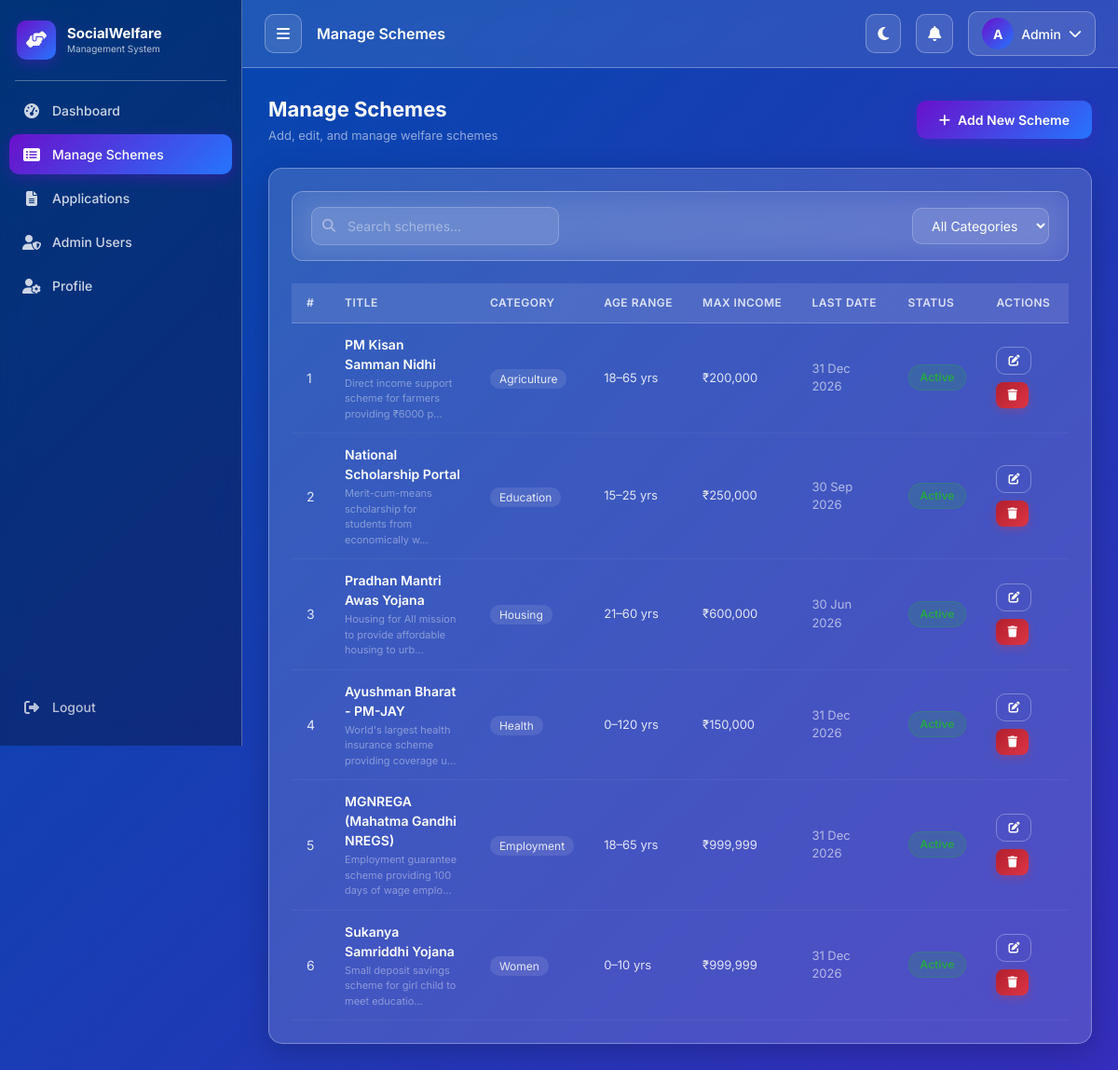
The app's page /manage_schemes.php (signed in) with its own data.
### tables this page shows
CREATE TABLE IF NOT EXISTS schemes (
    id INT AUTO_INCREMENT PRIMARY KEY,
    title VARCHAR(200) NOT NULL,
    description TEXT NOT NULL,
    eligibility TEXT NOT NULL,
    benefits TEXT NOT NULL,
    category ENUM('Agriculture','Education','Health','Housing','Employment','Women','Elderly','Disability','Other') DEFAULT 'Other',
    min_age INT DEFAULT 0,
    max_age INT DEFAULT 120,
    max_income DECIMAL(12,2) DEFAULT 999999,
    eligible_categories SET('General','OBC','SC','ST','EWS','All') DEFAULT 'All',
    required_documents TEXT,
    last_date DATE,
    status ENUM('active','inactive') DEFAULT 'active',
    created_by INT,
    created_at TIMESTAMP DEFAULT CURRENT_TIMESTAMP,
    updated_at TIMESTAMP DEFAULT CURRENT_TIMESTAMP ON UPDATE CURRENT_TIMESTAMP,
    FOREIGN KEY (created_by) REFERENCES users(id) ON DELETE SET NULL
);

### includes/db.php (called while the page is built, shortened)
<?php
$conn = null;
$using_sqlite = false;
try {
    $conn = new mysqli(DB_HOST, DB_USER, DB_PASS, DB_NAME);
    $conn->set_charset('utf8mb4');
} catch (Exception $e) {
    die('
        <div style="font-family: system-ui, sans-serif; max-width: 600px; margin: 40px auto; padding: 20px; border: 1px solid #ffcaca; border-radius: 8px; background: #fff5f5; color: #333;">
            <h2 style="color: #d32f2f; margin-top: 0;">Database Connection Failed</h2>
            <p>It looks like your MySQL database is not running, or the <code>social_welfare</code> database hasn\'t been set up yet.</p>
            <h3>How to fix this:</h3>
            <ol style="line-height: 1.6;">
                <li>Start the <strong>MySQL</strong> service (using XAMPP, WAMP, or similar).</li>
                <li>Open your database manager (like phpMyAdmin at <a href="http://localhost/phpmyadmin" target="_blank">http://localhost/phpmyadmin</a>).</li>
                <li>Create a new database named <strong>social_welfare</strong>.</li>
                <li>Import the <strong>social_welfare.sql</strong> file (located in your project folder) into this database.</li>
            </ol>
            <p style="margin-top: 20px; font-size: 0.9em; color: #666;">
                <strong>Technical Error:</strong> ' . htmlspecialchars($e->getMessage()) . '
            </p>
        </div>
    ');
}
function sanitize($data) {
    return htmlspecialchars(strip_tags(trim((string)$data)));
}
function db_param_types(array $params) {
    $types = '';
    foreach ($params as $p) {
        if (is_int($p)) {
            $types .= 'i';
        } elseif (is_float($p)) {
            $types .= 'd';
        } elseif (is_null($p)) {
            $types .= 's';
        } else {
            $types .= 's';
        }
    }
    return $types;
}
function db_query($arg1, $arg2 = [], $arg3 = []) {
    global $conn, $using_sqlite;
    $db = $conn;
    $sql = $arg1;
    $params = $arg2;
    try {
        if (empty($params)) {
            return $db->query($sql);
        }
        $stmt = $db->prepare($sql);
        $types = db_param_types($params);
        $stmt->bind_param($types, ...$params);
        $result = $stmt->get_result();
        if ($result !== false) {
            return $result;
        }
        return true;
    } catch (Throwable $e) {
        error_log('db_query failed: ' . $e->getMessage() . ' | SQL: ' . $sql);
        return false;
    }
}

### manage_schemes.php (the view, shortened to what this page needs)
<?php
require_once 'includes/db.php';
$success = $error = '';
$action = sanitize($_GET['action'] ?? 'list');
$edit_scheme = null;
$schemes = db_query("SELECT s.*, u.name as creator FROM schemes s LEFT JOIN users u ON s.created_by=u.id ORDER BY s.created_at DESC");
$categories_list = ['Agriculture','Education','Health','Housing','Employment','Women','Elderly','Disability','Other'];
if (!isset($_GET['embed'])) {
    include 'includes/header.php';
}
?>
<div class="fade-in">
    <div class="section-header">
        <div class="section-title">
            Manage Schemes
            <small>Add, edit, and manage welfare schemes</small>
        </div>
        <?php if ($action === 'list'): ?>
        <a href="?action=add" class="btn btn-glass">
            <i class="fas fa-plus me-2"></i>Add New Scheme
        </a>
        <?php endif; ?>
    </div>
    <?php if ($action === 'add' || $action === 'edit'): ?>
    <div class="glass-card p-4">
        <h6 style="color:rgba(255,255,255,0.6);font-size:12px;text-transform:uppercase;letter-spacing:1px;margin-bottom:20px;">
            <?= $action === 'edit' ? 'Edit Scheme: ' . htmlspecialchars($edit_scheme['title']) : 'New Scheme' ?>
        </h6>
        <?php if ($error): ?>
        <div class="alert-glass error mb-4">
            <i class="fas fa-exclamation-circle"></i>
            <span><?= htmlspecialchars($error) ?></span>
        </div>
        <?php endif; ?>
        <form method="POST" class="form-glass">
            <?php if ($edit_scheme): ?>
            <input type="hidden" name="scheme_id" value="<?= $edit_scheme['id'] ?>">
            <?php endif; ?>
            <div class="row g-3">
                <div class="col-12">
                    <label class="form-label">Scheme Title *</label>
                    <input type="text" class="form-control" name="title"
                        value="<?= htmlspecialchars($edit_scheme['title'] ?? $_POST['title'] ?? '') ?>"
                        placeholder="Enter scheme title" required>
                </div>
                <div class="col-12">
                    <label class="form-label">Description *</label>
                    <textarea class="form-control" name="description" rows="3"
                        placeholder="Describe the scheme in detail"><?= htmlspecialchars($edit_scheme['description'] ?? $_POST['description'] ?? '') ?></textarea>
                </div>
                <div class="col-md-6">
                    <label class="form-label">Eligibility Criteria</label>
                    <textarea class="form-control" name="eligibility" rows="2"
                        placeholder="Who is eligible for this scheme"><?= htmlspecialchars($edit_scheme['eligibility'] ?? '') ?></textarea>
                </div>
                <div class="col-md-6">
                    <label class="form-label">Benefits</label>
                    <textarea class="form-control" name="benefits" rows="2"
                        placeholder="What benefits does this scheme provide"><?= htmlspecialchars($edit_scheme['benefits'] ?? '') ?></textarea>
                </div>
                <div class="col-md-4">
                    <label class="form-label">Category</label>
                    <select class="form-select" name="category">
                        <?php foreach ($categories_list as $cat): ?>
                        <option value="<?= $cat ?>" <?= ($edit_scheme['category'] ?? '') === $cat ? 'selected' : '' ?>><?= $cat ?></option>
                        <?php endforeach; ?>
                    </select>
                </div>
                <div class="col-md-4">
                    <label class="form-label">Status</label>
                    <select class="form-select" name="status">
                        <option value="active" <?= ($edit_scheme['status'] ?? 'active') === 'active' ? 'selected' : '' ?>>Active</option>
                        <option value="inactive" <?= ($edit_scheme['status'] ?? '') === 'inactive' ? 'selected' : '' ?>>Inactive</option>
                    </select>
                </div>
                <div class="col-md-4">
                    <label class="form-label">Last Date to Apply</label>
                    <input type="date" class="form-control" name="last_date"
                        value="<?= htmlspecialchars($edit_scheme['last_date'] ?? '') ?>">
                </div>
                <div class="col-md-3">
                    <label class="form-label">Min Age</label>
                    <input type="number" class="form-control" name="min_age"
                        value="<?= $edit_scheme['min_age'] ?? 0 ?>" min="0" max="120">
                </div>
                <div class="col-md-3">
                    <label class="form-label">Max Age</label>
                    <input type="number" class="form-control" name="max_age"
                        value="<?= $edit_scheme['max_age'] ?? 120 ?>" min="0" max="120">
                </div>
                <div class="col-md-6">
                    <label class="form-label">Max Annual Income (₹)</label>
                    <input type="number" class="form-control" name="max_income"
                        value="<?= $edit_scheme['max_income'] ?? 999999 ?>" min="0">
                </div>
                <div class="col-12">
                    <label class="form-label">Eligible Categories</label>
                    <div class="d-flex flex-wrap gap-3 mt-1">
                        <?php
                        $ec = isset($edit_scheme) ? explode(',', $edit_scheme['eligible_categories']) : ['All'];
                        foreach (['All','General','OBC','SC','ST','EWS'] as $cat):
                        ?>
                        <label class="d-flex align-items-center gap-2" style="color:rgba(255,255,255,0.8);cursor:pointer;font-size:14px;">
                            <input type="checkbox" name="eligible_categories[]" value="<?= $cat ?>"
                                <?= in_array($cat, $ec) ? 'checked' : '' ?>>
                            <?= $cat ?>
                        </label>
                        <?php endforeach; ?>
                    </div>
                </div>
                <div class="col-12">
                    <label class="form-label">Required Documents</label>
                    <input type="text" class="form-control" name="required_documents"
                        value="<?= htmlspecialchars($edit_scheme['required_documents'] ?? '') ?>"
                        placeholder="e.g. Aadhar Card, Income Certificate, Bank Passbook">
                </div>
                <div class="col-12 mt-3 d-flex gap-3 flex-wrap">
                    <button type="submit" class="btn btn-glass">
                        <i class="fas fa-save me-2"></i><?= $action === 'edit' ? 'Update Scheme' : 'Add Scheme' ?>
                    </button>
                    <a href="admin_portal.php?tab=schemes" class="btn btn-glass-outline">
                        <i class="fas fa-times me-2"></i>Cancel
                    </a>
                </div>
            </div>
        </form>
    </div>
    <?php else: ?>
    <div class="glass-card p-0">
        <div class="p-4 pb-0">
            <div class="filter-bar mb-4" style="background:rgba(255,255,255,0.05);">
                <div class="search-wrap">
                    <i class="fas fa-search search-icon"></i>
                    <input type="text" class="search-input" id="schemeSearch" placeholder="Search schemes...">
                </div>
                <select id="categoryFilter">
                    <option value="">All Categories</option>
                </select>
            </div>
        </div>
        <div class="p-4 pt-0">
            <div class="responsive-table">
                <table class="glass-table" id="schemesTable">
                    <thead>
                        <tr>
                            <th>#</th>
                            <th>Title</th>
                            <th>Category</th>
                            <th>Age Range</th>
                            <th>Max Income</th>
                            <th>Last Date</th>
                            <th>Status</th>
                            <th>Actions</th>
                        </tr>
                    </thead>
                    <tbody>
                        <?php $i=1; foreach ($schemes as $s): ?>
                        <tr class="scheme-card-wrap" data-title="<?= strtolower(htmlspecialchars($s['title'])) ?>" data-category="<?= strtolower($s['category']) ?>">
                            <td data-label="#"><?= $i++ ?></td>
                            <td data-label="Title">
                                <div style="font-weight:600;color:#fff;"><?= htmlspecialchars($s['title']) ?></div>
                                <div style="font-size:11px;color:rgba(255,255,255,0.4);margin-top:2px;">
                                    <?= htmlspecialchars(substr($s['description'], 0, 60)) ?>...
                                </div>
                            </td>
                            <td data-label="Category">
                                <span style="background:rgba(255,255,255,0.1);padding:3px 10px;border-radius:10px;font-size:12px;">
                                    <?= htmlspecialchars($s['category']) ?>
                                </span>
                            </td>
                            <td data-label="Age" style="font-size:13px;"><?= $s['min_age'] ?>–<?= $s['max_age'] ?> yrs</td>
                            <td data-label="Income" style="font-size:13px;">₹<?= number_format($s['max_income']) ?></td>
                            <td data-label="Last Date" style="font-size:13px;color:rgba(255,255,255,0.6);">
                                <?= $s['last_date'] ? date('d M Y', strtotime($s['last_date'])) : '—' ?>
                            </td>
                            <td data-label="Status">
                                <a href="?action=toggle&id=<?= $s['id'] ?>" class="status-badge <?= $s['status'] === 'active' ? 'status-approved' : 'status-rejected' ?>" style="text-decoration:none;cursor:pointer;" title="Click to toggle">
                                    <?= ucfirst($s['status']) ?>
                                </a>
                            </td>
                            <td data-label="Actions">
                                <div class="d-flex gap-2 flex-wrap">
                                    <a href="?action=edit&id=<?= $s['id'] ?>" class="btn btn-glass-outline" style="padding:5px 12px;font-size:12px;">
                                        <i class="fas fa-edit"></i>
                                    </a>
                                    <a href="?action=delete&id=<?= $s['id'] ?>"
                                        class="btn btn-danger-glass" style="padding:5px 12px;font-size:12px;"
                                        data-confirm="Are you sure you want to delete this scheme? This cannot be undone.">
                                        <i class="fas fa-trash"></i>
                                    </a>
                                </div>
                            </td>
                        </tr>
                        <?php endforeach; ?>
                    </tbody>
                </table>
            </div>
        </div>
    </div>
    <?php endif; ?>
</div>
<?php
if (!isset($_GET['embed'])) {
    include 'includes/footer.php';
}
?>

### records on screen
schemes: title "PM Kisan Samman Nidhi", description "Direct income support scheme for farmers providing ₹6000 p", category "Agriculture", min_age "18", max_age "65", max_income "200,000", last_date "31 Dec 2026", status "Active"
schemes: title "National Scholarship Portal", description "Merit-cum-means scholarship for students from economically w", category "Education", min_age "15", max_age "25", max_income "250,000", last_date "30 Sep 2026", status "Active"
schemes: title "Pradhan Mantri Awas Yojana", description "Housing for All mission to provide affordable housing to urb", category "Housing", min_age "21", max_age "60", max_income "600,000", last_date "30 Jun 2026", status "Active"
schemes: title "Ayushman Bharat - PM-JAY", description "World's largest health insurance scheme providing coverage u", category "Health", min_age "0", max_age "120", max_income "150,000", last_date "31 Dec 2026", status "Active"
schemes: title "MGNREGA (Mahatma Gandhi NREGS)", description "Employment guarantee scheme providing 100 days of wage emplo", category "Employment", min_age "18", max_age "65", max_income "999,999", last_date "31 Dec 2026", status "Active"
schemes: title "Sukanya Samriddhi Yojana", description "Small deposit savings scheme for girl child to meet educatio", category "Women", min_age "0", max_age "10", max_income "999,999", last_date "31 Dec 2026", status "Active"

### other values on screen
$page_title "Manage Schemes"
$avatar_char "A"
explode(' ', $_SESSION['name'])[0] "Admin"
